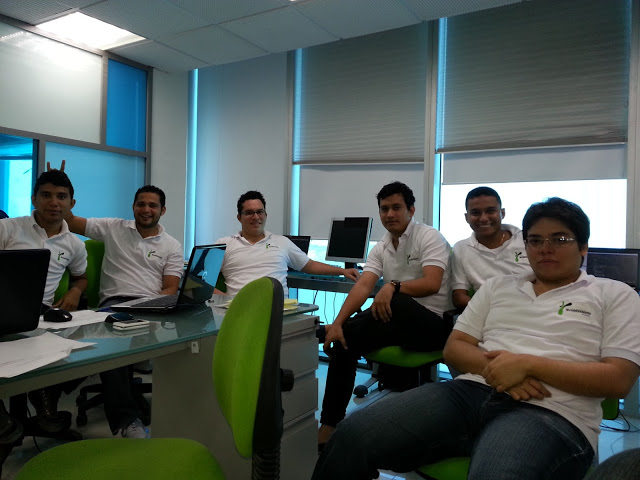
#> input picture resources/data/test01.jpg, 640 x 480 px
$ python -i photo_ops.py   (imports and definitions only)
#> lines starting #> are read from the running program, lines starting #| are printed output that depends on the picture
import cv2 as cv;

def addSmiles(input_photo):
#> called with input_photo = '../resources/data/test01.jpg'
        smile_mat = cv.imread("resources/smileys/smile.png", cv.IMREAD_UNCHANGED)

        image_mat  = cv.imread(input_photo, cv.IMREAD_UNCHANGED)
#> image_mat is the input picture: shape (480, 640, 3); mean B, G, R 90, 93.4, 82.4
        gray = cv.cvtColor(image_mat, cv.COLOR_BGR2GRAY)
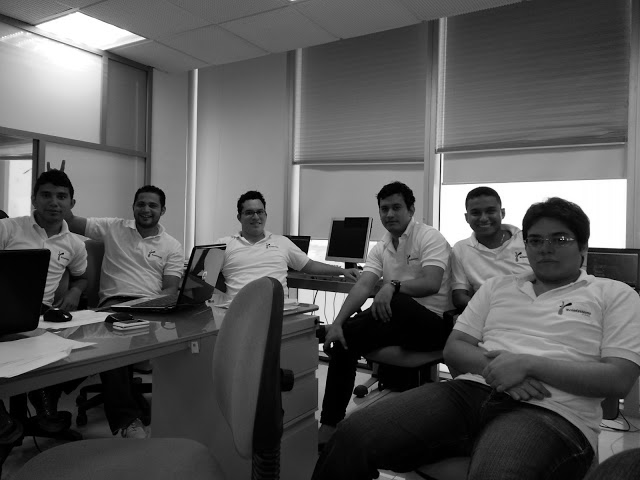
#> gray: shape (480, 640); min 0, max 255, mean 89.7

        haar = cv.CascadeClassifier('resources/haar/haarcascade_frontalface_default.xml')


        faces = haar.detectMultiScale(gray, 1.3, 5)
#> faces = [[241, 202, 28, 28], [374, 195, 35, 35], [519, 218, 57, 57]]

        if len(faces):
                for (x,y,w,h) in faces:
                        sub = image_mat[y:y+h,x:x+w]
                        resized= cv.resize(smile_mat, (w,h) )
                        for i in range(h):
                            for j in range(w):
                                color1 = sub[i, j]
                                color2 = resized[i, j]
                                alpha = color2[3] / 255.0
                                new_color = [ (1 - alpha) * color1[0] + alpha * color2[0],
                                        (1 - alpha) * color1[1] + alpha * color2[1],
                                        (1 - alpha) * color1[2] + alpha * color2[2] ]
                                sub[i,j]= new_color
#> this loop made 1 pass
#> pass 1, in addSmiles, `sub = image_mat[y:y+h,x:x+w]`:
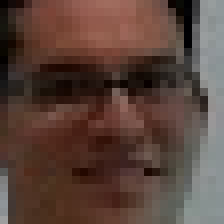
#> sub: shape (28, 28, 3) (shown 8 times larger); mean B, G, R 58.8, 67.3, 89.9
                outFile = "c_"+ input_photo+".jpg"
                cv.imwrite(outFile, image_mat)
                return True, outFile
        else:
                return False, ""

#> (the run stopped early here; a loop or call above may not have finished)
